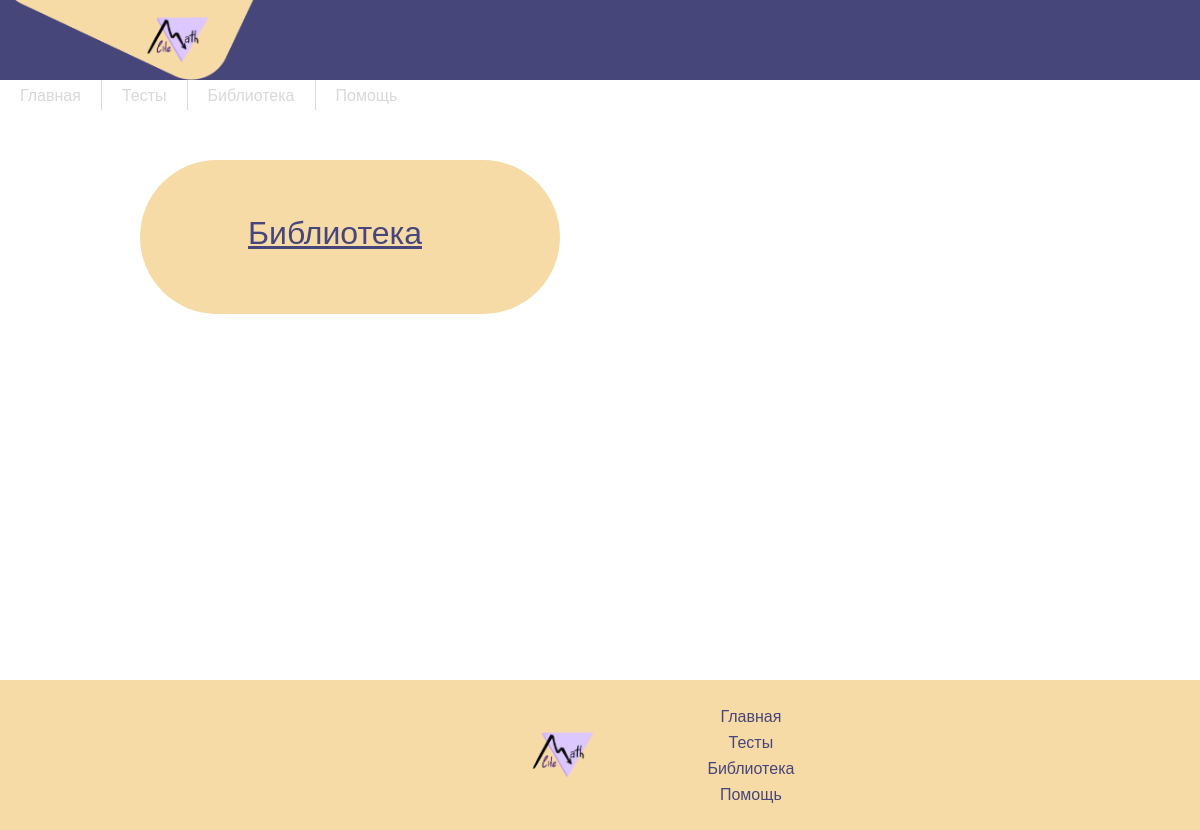
The app's page /lib/, older data.
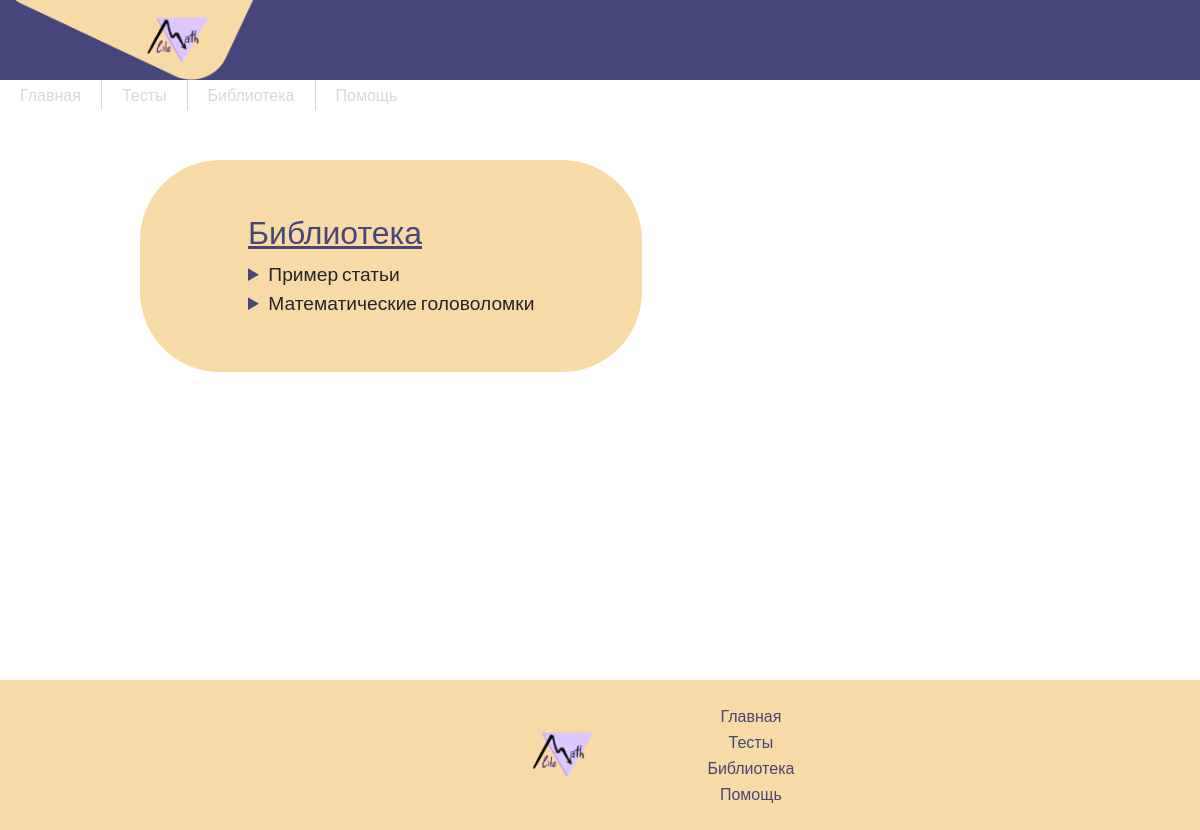
The same page, newer data.
### main/models.py (models this page shows, shortened)
class Task(models.Model):
    Category=[("5", '5класс'),("6", '6класс')]
    article_type = models.CharField(max_length=2, choices=Category, default='', blank=True)
    title = models.CharField('Название', max_length = 50)
    task = models.TextField('Описание')
    class Meta:
        verbose_name = 'Статья'
        verbose_name_plural = 'Статьи'

### main/views.py (the view)
# urls.py: path('lib/', views.lib, name = 'lib'),
def lib(request):
    articles = Task.objects.order_by('-id')
    return render(request, 'main/lib.html',
                  {'title': "Образовательная платфома", "articles": articles})

### main/templates/main/lib.html (shortened to what this page needs)
{% extends 'main/base.html'%}
{% block main %}
    <div style="font-size:larger; font-family: 'Source Sans Pro', sans-serif!important; background-color: #F7DBA7; border-radius: 80px; padding: 5% 10%; margin: 10vh;">
        <div style="text-decoration: underline; display: flex; flex-direction: row; justify-content: flex-start; color: #46467A;">
            <h2>Библиотека</h2>
        </div>
    {% if articles %}
        {% for el in articles %}
            {% if el.article_type == "" %}
            <details>
                <summary><a>{{el.title}}</summary>
              </details>
            {% endif %}
        {% endfor %}
    {% else %}
        <p style="font-family: 'Source Sans Pro', sans-serif!important;">У вас нет статей</p>
    {% endif %}
    </div>
    <br><br>
{% endblock%}

Row changes from the older to the newer data that the page shows:
added Task: title "Пример статьи"
added Task: title "Математические головоломки"
